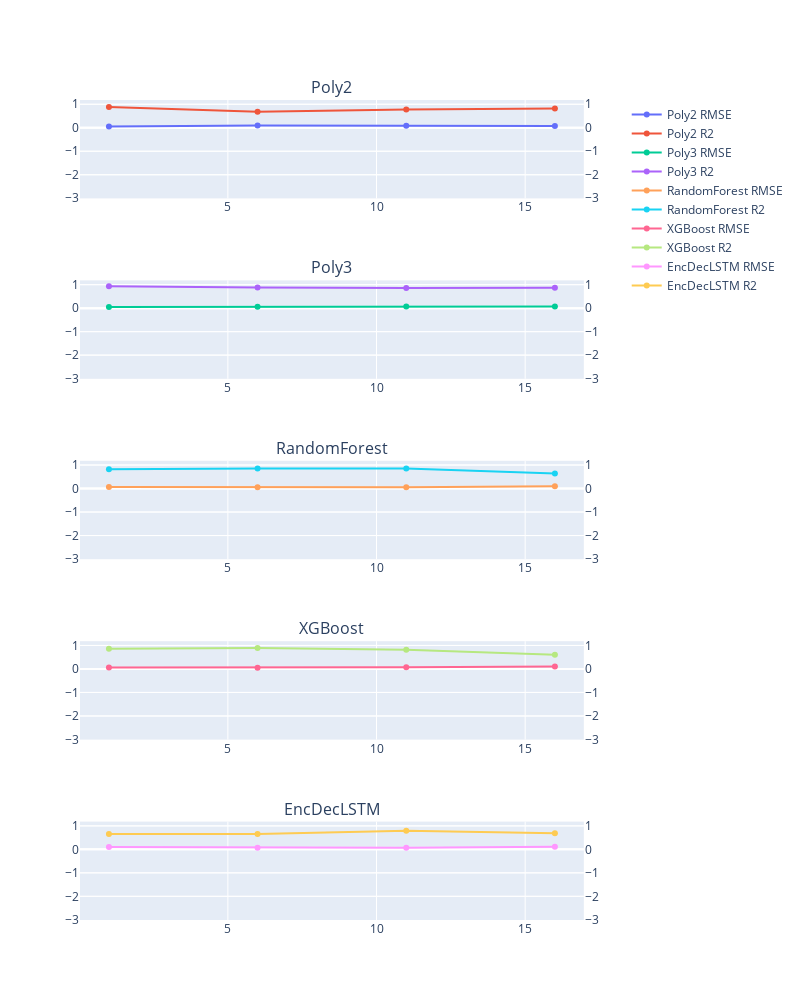

This figure's notebook cell:
### Code cell
# scatterplot of rmse
subplot_titles = [m for m in models_constructors.keys()]
#fig = make_subplots(specs=[{"secondary_y": True}], rows=len(models_constructors), shared_xaxes=True, shared_yaxes=True, subplot_titles=subplot_titles)
#fig=make_subplots(rows=len(models_constructors), shared_xaxes=True, shared_yaxes=True, subplot_titles=subplot_titles, specs=[[{"secondary_y": True}]])

specs=[[{"secondary_y": True}], [{"secondary_y": True}], [{"secondary_y": True}], [{"secondary_y": True}], [{"secondary_y": True}]]

fig = make_subplots(specs=specs, rows=len(models_constructors), subplot_titles=subplot_titles)
for idx_model, model_name in enumerate(models_constructors):
    df_plot = df_results_mean.xs(model_name, level=0).xs(random_region, level=0).reset_index().set_index('lag')
    col_rmse, col_r2 = 'rmse', 'r2'
    rmse_vals, r2_vals = df_plot[col_rmse], df_plot[col_r2]
    
    fig.add_trace(go.Scatter(x=rmse_vals.index, y=rmse_vals, name="{} RMSE".format(model_name)),
        row=idx_model+1, col=1)
    
    fig.add_trace(
            go.Scatter(
            x=r2_vals.index, y=r2_vals, name="{} R2".format(model_name)
        ),
        secondary_y=True,
        row=idx_model+1, col=1
    )

fig.update_yaxes(range=[df_results_mean['r2'].min()-.2, df_results_mean['r2'].max()+.2])
fig.update_layout(height=1000, width=800)

fig.show()

### Figure 1 — Plotly figure (JSON) as saved in the notebook; plotly's stock layout.template omitted (floating-point values rounded to 4 significant figures)
{"data": [{"name": "Poly2 RMSE", "type": "scatter", "x": [1, 6, 11, 16], "xaxis": "x", "y": [0.0583, 0.0988, 0.0903, 0.07815], "yaxis": "y"}, {"name": "Poly2 R2", "type": "scatter", "x": [1, 6, 11, 16], "xaxis": "x", "y": [0.8885, 0.6802, 0.7762, 0.8159], "yaxis": "y2"}, {"name": "Poly3 RMSE", "type": "scatter", "x": [1, 6, 11, 16], "xaxis": "x2", "y": [0.0452, 0.06202, 0.06877, 0.06577], "yaxis": "y3"}, {"name": "Poly3 R2", "type": "scatter", "x": [1, 6, 11, 16], "xaxis": "x2", "y": [0.9371, 0.8751, 0.8574, 0.8685], "yaxis": "y4"}, {"name": "RandomForest RMSE", "type": "scatter", "x": [1, 6, 11, 16], "xaxis": "x3", "y": [0.07087, 0.05922, 0.06022, 0.09349], "yaxis": "y5"}, {"name": "RandomForest R2", "type": "scatter", "x": [1, 6, 11, 16], "xaxis": "x3", "y": [0.8207, 0.8571, 0.8526, 0.6414], "yaxis": "y6"}, {"name": "XGBoost RMSE", "type": "scatter", "x": [1, 6, 11, 16], "xaxis": "x4", "y": [0.063, 0.05663, 0.07228, 0.1089], "yaxis": "y7"}, {"name": "XGBoost R2", "type": "scatter", "x": [1, 6, 11, 16], "xaxis": "x4", "y": [0.8646, 0.8883, 0.8228, 0.6056], "yaxis": "y8"}, {"name": "EncDecLSTM RMSE", "type": "scatter", "x": [1, 6, 11, 16], "xaxis": "x5", "y": [0.09895, 0.07241, 0.07071, 0.1127], "yaxis": "y9"}, {"name": "EncDecLSTM R2", "type": "scatter", "x": [1, 6, 11, 16], "xaxis": "x5", "y": [0.6536, 0.6551, 0.7874, 0.682], "yaxis": "y10"}], "layout": {"annotations": [{"font": {"size": 16}, "showarrow": false, "text": "Poly2", "x": 0.47, "xanchor": "center", "xref": "paper", "y": 1, "yanchor": "bottom", "yref": "paper"}, {"font": {"size": 16}, "showarrow": false, "text": "Poly3", "x": 0.47, "xanchor": "center", "xref": "paper", "y": 0.78, "yanchor": "bottom", "yref": "paper"}, {"font": {"size": 16}, "showarrow": false, "text": "RandomForest", "x": 0.47, "xanchor": "center", "xref": "paper", "y": 0.56, "yanchor": "bottom", "yref": "paper"}, {"font": {"size": 16}, "showarrow": false, "text": "XGBoost", "x": 0.47, "xanchor": "center", "xref": "paper", "y": 0.34, "yanchor": "bottom", "yref": "paper"}, {"font": {"size": 16}, "showarrow": false, "text": "EncDecLSTM", "x": 0.47, "xanchor": "center", "xref": "paper", "y": 0.12, "yanchor": "bottom", "yref": "paper"}], "height": 1000, "width": 800, "xaxis": {"anchor": "y", "domain": [0, 0.94]}, "xaxis2": {"anchor": "y3", "domain": [0, 0.94]}, "xaxis3": {"anchor": "y5", "domain": [0, 0.94]}, "xaxis4": {"anchor": "y7", "domain": [0, 0.94]}, "xaxis5": {"anchor": "y9", "domain": [0, 0.94]}, "yaxis": {"anchor": "x", "domain": [0.88, 1], "range": [-3.007, 1.182]}, "yaxis10": {"anchor": "x5", "overlaying": "y9", "range": [-3.007, 1.182], "side": "right"}, "yaxis2": {"anchor": "x", "overlaying": "y", "range": [-3.007, 1.182], "side": "right"}, "yaxis3": {"anchor": "x2", "domain": [0.66, 0.78], "range": [-3.007, 1.182]}, "yaxis4": {"anchor": "x2", "overlaying": "y3", "range": [-3.007, 1.182], "side": "right"}, "yaxis5": {"anchor": "x3", "domain": [0.44, 0.56], "range": [-3.007, 1.182]}, "yaxis6": {"anchor": "x3", "overlaying": "y5", "range": [-3.007, 1.182], "side": "right"}, "yaxis7": {"anchor": "x4", "domain": [0.22, 0.34], "range": [-3.007, 1.182]}, "yaxis8": {"anchor": "x4", "overlaying": "y7", "range": [-3.007, 1.182], "side": "right"}, "yaxis9": {"anchor": "x5", "domain": [0, 0.12], "range": [-3.007, 1.182]}}}
